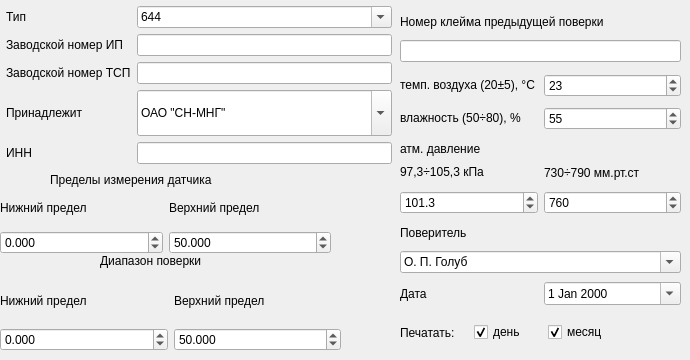
     <widget class="QWidget" name="tab">
      <attribute name="title">
       <string>Датчик и протокол</string>
      </attribute>
      <widget class="QLabel" name="label_7">
       <property name="geometry">
        <rect>
         <x>100</x>
         <y>250</y>
         <width>149</width>
         <height>21</height>
        </rect>
       </property>
       <property name="text">
        <string>Диапазон поверки</string>
       </property>
      </widget>
      <widget class="QLabel" name="label_24">
       <property name="geometry">
        <rect>
         <x>50</x>
         <y>170</y>
         <width>261</width>
         <height>20</height>
        </rect>
       </property>
       <property name="text">
        <string>Пределы измерения датчика</string>
       </property>
      </widget>
      <widget class="QWidget" name="layoutWidget">
       <property name="geometry">
        <rect>
         <x>400</x>
         <y>10</y>
         <width>281</width>
         <height>52</height>
        </rect>
       </property>
       <layout class="QVBoxLayout" name="verticalLayout_4">
        <item>
         <widget class="QLabel" name="label_17">
          <property name="text">
           <string>Номер клейма предыдущей поверки</string>
          </property>
         </widget>
        </item>
        <item>
         <widget class="QLineEdit" name="KleimoEdit"/>
        </item>
       </layout>
      </widget>
      <widget class="QWidget" name="layoutWidget_2">
       <property name="geometry">
        <rect>
         <x>400</x>
         <y>70</y>
         <width>281</width>
         <height>64</height>
        </rect>
       </property>
       <layout class="QGridLayout" name="gridLayout_5">
        <item row="0" column="0">
         <widget class="QLabel" name="label_18">
          <property name="text">
           <string>&lt;!DOCTYPE HTML PUBLIC &quot;-//W3C//DTD HTML 4.0//EN&quot; &quot;http://www.w3.org/TR/REC-html40/strict.dtd&quot;&gt;
&lt;html&gt;&lt;head&gt;&lt;meta name=&quot;qrichtext&quot; content=&quot;1&quot; /&gt;&lt;style type=&quot;text/css&quot;&gt;
p, li { white-space: pre-wrap; }
&lt;/style&gt;&lt;/head&gt;&lt;body style=&quot; font-family:'Sans'; font-size:10pt; font-weight:400; font-style:normal;&quot;&gt;
&lt;p style=&quot; margin-top:0px; margin-bottom:0px; margin-left:0px; margin-right:0px; -qt-block-indent:0; text-indent:0px;&quot;&gt;&lt;span style=&quot; font-family:'Sans Serif'; font-size:9pt;&quot;&gt;темп. воздуха (20±5), °C&lt;/span&gt;&lt;/p&gt;&lt;/body&gt;&lt;/html&gt;</string>
          </property>
         </widget>
        </item>
        <item row="0" column="1">
         <widget class="QDoubleSpinBox" name="tvos_box">
          <property name="decimals">
           <number>0</number>
          </property>
          <property name="minimum">
           <double>0.000000000000000</double>
          </property>
          <property name="maximum">
           <double>50.000000000000000</double>
          </property>
          <property name="singleStep">
           <double>1.000000000000000</double>
          </property>
          <property name="value">
           <double>23.000000000000000</double>
          </property>
         </widget>
        </item>
        <item row="1" column="0">
         <widget class="QLabel" name="label_20">
          <property name="text">
           <string>&lt;!DOCTYPE HTML PUBLIC &quot;-//W3C//DTD HTML 4.0//EN&quot; &quot;http://www.w3.org/TR/REC-html40/strict.dtd&quot;&gt;
&lt;html&gt;&lt;head&gt;&lt;meta name=&quot;qrichtext&quot; content=&quot;1&quot; /&gt;&lt;style type=&quot;text/css&quot;&gt;
p, li { white-space: pre-wrap; }
&lt;/style&gt;&lt;/head&gt;&lt;body style=&quot; font-family:'Sans'; font-size:10pt; font-weight:400; font-style:normal;&quot;&gt;
&lt;p style=&quot; margin-top:0px; margin-bottom:0px; margin-left:0px; margin-right:0px; -qt-block-indent:0; text-indent:0px;&quot;&gt;&lt;span style=&quot; font-family:'Sans Serif'; font-size:9pt;&quot;&gt;влажность (50÷80), %&lt;/span&gt;&lt;/p&gt;&lt;/body&gt;&lt;/html&gt;</string>
          </property>
         </widget>
        </item>
        <item row="1" column="1">
         <widget class="QDoubleSpinBox" name="water_box">
          <property name="decimals">
           <number>0</number>
          </property>
          <property name="minimum">
           <double>0.000000000000000</double>
          </property>
          <property name="maximum">
           <double>100.000000000000000</double>
          </property>
          <property name="singleStep">
           <double>1.000000000000000</double>
          </property>
          <property name="value">
           <double>55.000000000000000</double>
          </property>
         </widget>
        </item>
       </layout>
      </widget>
      <widget class="QLabel" name="label_19">
       <property name="geometry">
        <rect>
         <x>400</x>
         <y>140</y>
         <width>117</width>
         <height>18</height>
        </rect>
       </property>
       <property name="text">
        <string>атм. давление</string>
       </property>
      </widget>
      <widget class="QWidget" name="layoutWidget_3">
       <property name="geometry">
        <rect>
         <x>400</x>
         <y>160</y>
         <width>281</width>
         <height>54</height>
        </rect>
       </property>
       <layout class="QGridLayout" name="gridLayout_6">
        <item row="0" column="0">
         <widget class="QLabel" name="label_25">
          <property name="text">
           <string>&lt;!DOCTYPE HTML PUBLIC &quot;-//W3C//DTD HTML 4.0//EN&quot; &quot;http://www.w3.org/TR/REC-html40/strict.dtd&quot;&gt;
&lt;html&gt;&lt;head&gt;&lt;meta name=&quot;qrichtext&quot; content=&quot;1&quot; /&gt;&lt;style type=&quot;text/css&quot;&gt;
p, li { white-space: pre-wrap; }
&lt;/style&gt;&lt;/head&gt;&lt;body style=&quot; font-family:'Sans'; font-size:10pt; font-weight:400; font-style:normal;&quot;&gt;
&lt;p style=&quot; margin-top:0px; margin-bottom:0px; margin-left:0px; margin-right:0px; -qt-block-indent:0; text-indent:0px;&quot;&gt;&lt;span style=&quot; font-family:'Sans Serif'; font-size:9pt;&quot;&gt;97,3÷105,3 кПа&lt;/span&gt;&lt;/p&gt;&lt;/body&gt;&lt;/html&gt;</string>
          </property>
         </widget>
        </item>
        <item row="0" column="1">
         <widget class="QLabel" name="label_26">
          <property name="text">
           <string>730÷790 мм.рт.ст</string>
          </property>
         </widget>
        </item>
        <item row="1" column="0">
         <widget class="QDoubleSpinBox" name="atmkpa_box">
          <property name="decimals">
           <number>1</number>
          </property>
          <property name="minimum">
           <double>0.000000000000000</double>
          </property>
          <property name="maximum">
           <double>200.000000000000000</double>
          </property>
          <property name="singleStep">
           <double>0.500000000000000</double>
          </property>
          <property name="value">
           <double>101.299999999999997</double>
          </property>
         </widget>
        </item>
        <item row="1" column="1">
         <widget class="QDoubleSpinBox" name="atmmm_box">
          <property name="decimals">
           <number>0</number>
          </property>
          <property name="minimum">
           <double>0.000000000000000</double>
          </property>
          <property name="maximum">
           <double>2000.000000000000000</double>
          </property>
          <property name="singleStep">
           <double>1.000000000000000</double>
          </property>
          <property name="value">
           <double>760.000000000000000</double>
          </property>
         </widget>
        </item>
       </layout>
      </widget>
      <widget class="QWidget" name="layoutWidget_4">
       <property name="geometry">
        <rect>
         <x>400</x>
         <y>220</y>
         <width>281</width>
         <height>53</height>
        </rect>
       </property>
       <layout class="QVBoxLayout" name="verticalLayout_2">
        <item>
         <widget class="QLabel" name="label_16">
          <property name="text">
           <string>Поверитель</string>
          </property>
         </widget>
        </item>
        <item>
         <widget class="QComboBox" name="PoverBox">
          <property name="editable">
           <bool>true</bool>
          </property>
          <item>
           <property name="text">
            <string>О. П. Голуб</string>
           </property>
          </item>
          <item>
           <property name="text">
            <string>Е. В. Денис</string>
           </property>
          </item>
          <item>
           <property name="text">
            <string>Н. В. Григорьева</string>
           </property>
          </item>
          <item>
           <property name="text">
            <string>С. В. Багаева</string>
           </property>
          </item>
         </widget>
        </item>
       </layout>
      </widget>
      <widget class="QWidget" name="layoutWidget_5">
       <property name="geometry">
        <rect>
         <x>400</x>
         <y>280</y>
         <width>281</width>
         <height>28</height>
        </rect>
       </property>
       <layout class="QHBoxLayout" name="horizontalLayout_2">
        <item>
         <widget class="QLabel" name="label_14">
          <property name="text">
           <string>Дата</string>
          </property>
         </widget>
        </item>
        <item>
         <widget class="QDateEdit" name="dateEdit">
          <property name="calendarPopup">
           <bool>true</bool>
          </property>
          <property name="timeSpec">
           <enum>Qt::LocalTime</enum>
          </property>
         </widget>
        </item>
       </layout>
      </widget>
      <widget class="QWidget" name="layoutWidget_6">
       <property name="geometry">
        <rect>
         <x>400</x>
         <y>320</y>
         <width>216</width>
         <height>25</height>
        </rect>
       </property>
       <layout class="QHBoxLayout" name="horizontalLayout">
        <item>
         <widget class="QLabel" name="label_15">
          <property name="text">
           <string>Печатать:</string>
          </property>
         </widget>
        </item>
        <item>
         <widget class="QCheckBox" name="DayBox">
          <property name="text">
           <string>день</string>
          </property>
          <property name="checked">
           <bool>true</bool>
          </property>
         </widget>
        </item>
        <item>
         <widget class="QCheckBox" name="MonthBox">
          <property name="text">
           <string>месяц</string>
          </property>
          <property name="checked">
           <bool>true</bool>
          </property>
         </widget>
        </item>
       </layout>
      </widget>
      <widget class="QWidget" name="layoutWidget">
       <property name="geometry">
        <rect>
         <x>6</x>
         <y>6</y>
         <width>386</width>
         <height>158</height>
        </rect>
       </property>
       <layout class="QGridLayout" name="gridLayout_2">
        <item row="0" column="0">
         <widget class="QLabel" name="label">
          <property name="text">
           <string>Тип</string>
          </property>
         </widget>
        </item>
        <item row="0" column="1">
         <widget class="QComboBox" name="NameBox">
          <property name="editable">
           <bool>true</bool>
          </property>
          <item>
           <property name="text">
            <string>644</string>
           </property>
          </item>
          <item>
           <property name="text">
            <string>244</string>
           </property>
          </item>
          <item>
           <property name="text">
            <string>3144</string>
           </property>
          </item>
          <item>
           <property name="text">
            <string>248</string>
           </property>
          </item>
         </widget>
        </item>
        <item row="1" column="0">
         <widget class="QLabel" name="label_2">
          <property name="text">
           <string>Заводской номер ИП</string>
          </property>
         </widget>
        </item>
        <item row="1" column="1">
         <widget class="QLineEdit" name="SerialEdit"/>
        </item>
        <item row="2" column="0">
         <widget class="QLabel" name="label_4">
          <property name="text">
           <string>Заводской номер ТСП</string>
          </property>
         </widget>
        </item>
        <item row="2" column="1">
         <widget class="QLineEdit" name="SerialEdit_2"/>
        </item>
        <item row="3" column="0">
         <widget class="QLabel" name="label_3">
          <property name="text">
           <string>Принадлежит</string>
          </property>
         </widget>
        </item>
        <item row="3" column="1">
         <widget class="QComboBox" name="OwnerBox">
          <property name="maximumSize">
           <size>
            <width>16777215</width>
            <height>16777212</height>
           </size>
          </property>
          <property name="editable">
           <bool>true</bool>
          </property>
          <item>
           <property name="text">
            <string>ОАО &quot;СН-МНГ&quot;</string>
           </property>
          </item>
          <item>
           <property name="text">
            <string>ОАО &quot;ТНК-Нижневартовск&quot;</string>
           </property>
          </item>
          <item>
           <property name="text">
            <string>ОАО &quot;СНГДУ-2&quot;</string>
           </property>
          </item>
          <item>
           <property name="text">
            <string>ОАО &quot;СНГ&quot;</string>
           </property>
          </item>
          <item>
           <property name="text">
            <string>ОАО &quot;ННП&quot;</string>
           </property>
          </item>
         </widget>
        </item>
        <item row="4" column="0">
         <widget class="QLabel" name="label_27">
          <property name="text">
           <string>ИНН</string>
          </property>
         </widget>
        </item>
        <item row="4" column="1">
         <widget class="QLineEdit" name="INNEdit"/>
        </item>
       </layout>
      </widget>
      <widget class="QWidget" name="layoutWidget">
       <property name="geometry">
        <rect>
         <x>0</x>
         <y>190</y>
         <width>331</width>
         <height>64</height>
        </rect>
       </property>
       <layout class="QGridLayout" name="gridLayout_3">
        <item row="1" column="1">
         <widget class="QDoubleSpinBox" name="maxBox">
          <property name="decimals">
           <number>3</number>
          </property>
          <property name="maximum">
           <double>10000.000000000000000</double>
          </property>
          <property name="value">
           <double>50.000000000000000</double>
          </property>
         </widget>
        </item>
        <item row="0" column="1">
         <widget class="QLabel" name="label_6">
          <property name="text">
           <string>Верхний предел</string>
          </property>
         </widget>
        </item>
        <item row="0" column="0">
         <widget class="QLabel" name="label_5">
          <property name="text">
           <string>Нижний предел</string>
          </property>
         </widget>
        </item>
        <item row="1" column="0">
         <widget class="QDoubleSpinBox" name="minBox">
          <property name="decimals">
           <number>3</number>
          </property>
          <property name="minimum">
           <double>-10000.000000000000000</double>
          </property>
          <property name="maximum">
           <double>10000.000000000000000</double>
          </property>
          <property name="value">
           <double>0.000000000000000</double>
          </property>
         </widget>
        </item>
       </layout>
      </widget>
      <widget class="QWidget" name="layoutWidget">
       <property name="geometry">
        <rect>
         <x>0</x>
         <y>280</y>
         <width>341</width>
         <height>71</height>
        </rect>
       </property>
       <layout class="QGridLayout" name="gridLayout_4">
        <item row="0" column="1">
         <widget class="QLabel" name="label_23">
          <property name="text">
           <string>Верхний предел</string>
          </property>
         </widget>
        </item>
        <item row="1" column="1">
         <widget class="QDoubleSpinBox" name="pmaxBox">
          <property name="decimals">
           <number>3</number>
          </property>
          <property name="maximum">
           <double>150.000000000000000</double>
          </property>
          <property name="value">
           <double>50.000000000000000</double>
          </property>
         </widget>
        </item>
        <item row="0" column="0">
         <widget class="QLabel" name="label_11">
          <property name="text">
           <string>Нижний предел</string>
          </property>
         </widget>
        </item>
        <item row="1" column="0">
         <widget class="QDoubleSpinBox" name="pminBox">
          <property name="decimals">
           <number>3</number>
          </property>
          <property name="minimum">
           <double>-50.000000000000000</double>
          </property>
          <property name="maximum">
           <double>10000.000000000000000</double>
          </property>
          <property name="value">
           <double>0.000000000000000</double>
          </property>
         </widget>
        </item>
       </layout>
      </widget>
     </widget>
